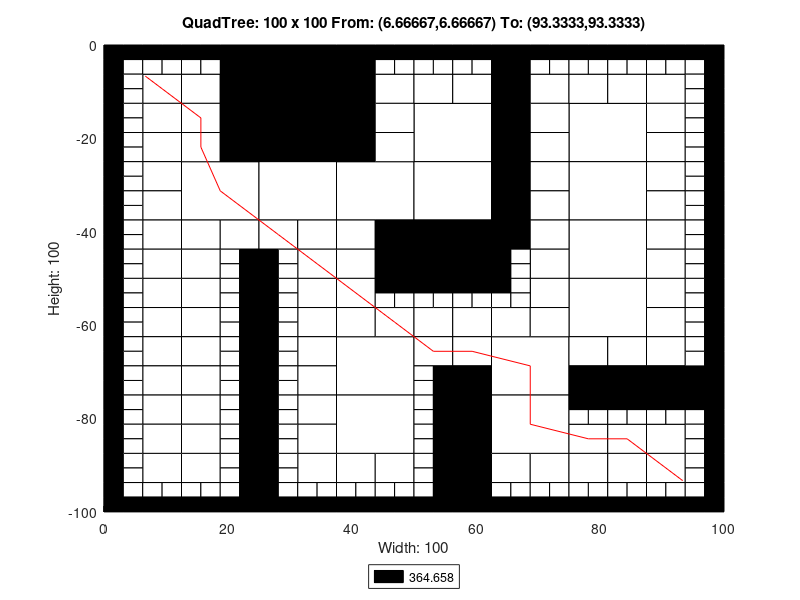

MATLAB code to generate this figure:
axis([0 100 -100 0]);
title('QuadTree: 100 x 100 From: (6.66667,6.66667) To: (93.3333,93.3333)');
xlabel('Width: 100');
ylabel('Height: 100');
rectangle('Position',[25 -12.5 12.5 12.5], 'FaceColor',[0 0 0]);
rectangle('Position',[25 -25 12.5 12.5], 'FaceColor',[0 0 0]);
rectangle('Position',[12.5 -37.5 12.5 12.5], 'FaceColor',[1 1 1]);
rectangle('Position',[25 -37.5 12.5 12.5], 'FaceColor',[1 1 1]);
rectangle('Position',[37.5 -37.5 12.5 12.5], 'FaceColor',[1 1 1]);
rectangle('Position',[50 -25 12.5 12.5], 'FaceColor',[1 1 1]);
rectangle('Position',[75 -25 12.5 12.5], 'FaceColor',[1 1 1]);
rectangle('Position',[50 -37.5 12.5 12.5], 'FaceColor',[1 1 1]);
rectangle('Position',[50 -50 12.5 12.5], 'FaceColor',[0 0 0]);
rectangle('Position',[75 -37.5 12.5 12.5], 'FaceColor',[1 1 1]);
rectangle('Position',[75 -50 12.5 12.5], 'FaceColor',[1 1 1]);
rectangle('Position',[37.5 -75 12.5 12.5], 'FaceColor',[1 1 1]);
rectangle('Position',[37.5 -87.5 12.5 12.5], 'FaceColor',[1 1 1]);
rectangle('Position',[62.5 -75 12.5 12.5], 'FaceColor',[1 1 1]);
rectangle('Position',[75 -62.5 12.5 12.5], 'FaceColor',[1 1 1]);
rectangle('Position',[62.5 -87.5 12.5 12.5], 'FaceColor',[1 1 1]);
rectangle('Position',[6.25 -12.5 6.25 6.25], 'FaceColor',[1 1 1]);
rectangle('Position',[18.75 -6.25 6.25 6.25], 'FaceColor',[0 0 0]);
rectangle('Position',[12.5 -12.5 6.25 6.25], 'FaceColor',[1 1 1]);
rectangle('Position',[18.75 -12.5 6.25 6.25], 'FaceColor',[0 0 0]);
rectangle('Position',[6.25 -18.75 6.25 6.25], 'FaceColor',[1 1 1]);
rectangle('Position',[6.25 -25 6.25 6.25], 'FaceColor',[1 1 1]);
rectangle('Position',[12.5 -18.75 6.25 6.25], 'FaceColor',[1 1 1]);
rectangle('Position',[18.75 -18.75 6.25 6.25], 'FaceColor',[0 0 0]);
rectangle('Position',[12.5 -25 6.25 6.25], 'FaceColor',[1 1 1]);
rectangle('Position',[18.75 -25 6.25 6.25], 'FaceColor',[0 0 0]);
rectangle('Position',[37.5 -6.25 6.25 6.25], 'FaceColor',[0 0 0]);
rectangle('Position',[37.5 -12.5 6.25 6.25], 'FaceColor',[0 0 0]);
rectangle('Position',[43.75 -12.5 6.25 6.25], 'FaceColor',[1 1 1]);
rectangle('Position',[37.5 -18.75 6.25 6.25], 'FaceColor',[0 0 0]);
rectangle('Position',[43.75 -18.75 6.25 6.25], 'FaceColor',[1 1 1]);
rectangle('Position',[37.5 -25 6.25 6.25], 'FaceColor',[0 0 0]);
rectangle('Position',[43.75 -25 6.25 6.25], 'FaceColor',[1 1 1]);
rectangle('Position',[6.25 -31.25 6.25 6.25], 'FaceColor',[1 1 1]);
rectangle('Position',[6.25 -37.5 6.25 6.25], 'FaceColor',[1 1 1]);
rectangle('Position',[6.25 -43.75 6.25 6.25], 'FaceColor',[1 1 1]);
rectangle('Position',[6.25 -50 6.25 6.25], 'FaceColor',[1 1 1]);
rectangle('Position',[12.5 -43.75 6.25 6.25], 'FaceColor',[1 1 1]);
rectangle('Position',[18.75 -43.75 6.25 6.25], 'FaceColor',[1 1 1]);
rectangle('Position',[12.5 -50 6.25 6.25], 'FaceColor',[1 1 1]);
rectangle('Position',[25 -43.75 6.25 6.25], 'FaceColor',[1 1 1]);
rectangle('Position',[31.25 -43.75 6.25 6.25], 'FaceColor',[1 1 1]);
rectangle('Position',[31.25 -50 6.25 6.25], 'FaceColor',[1 1 1]);
rectangle('Position',[37.5 -43.75 6.25 6.25], 'FaceColor',[1 1 1]);
rectangle('Position',[43.75 -43.75 6.25 6.25], 'FaceColor',[0 0 0]);
rectangle('Position',[37.5 -50 6.25 6.25], 'FaceColor',[1 1 1]);
rectangle('Position',[43.75 -50 6.25 6.25], 'FaceColor',[0 0 0]);
rectangle('Position',[50 -12.5 6.25 6.25], 'FaceColor',[1 1 1]);
rectangle('Position',[56.25 -12.5 6.25 6.25], 'FaceColor',[1 1 1]);
rectangle('Position',[62.5 -6.25 6.25 6.25], 'FaceColor',[0 0 0]);
rectangle('Position',[62.5 -12.5 6.25 6.25], 'FaceColor',[0 0 0]);
rectangle('Position',[68.75 -12.5 6.25 6.25], 'FaceColor',[1 1 1]);
rectangle('Position',[62.5 -18.75 6.25 6.25], 'FaceColor',[0 0 0]);
rectangle('Position',[68.75 -18.75 6.25 6.25], 'FaceColor',[1 1 1]);
rectangle('Position',[62.5 -25 6.25 6.25], 'FaceColor',[0 0 0]);
rectangle('Position',[68.75 -25 6.25 6.25], 'FaceColor',[1 1 1]);
rectangle('Position',[75 -12.5 6.25 6.25], 'FaceColor',[1 1 1]);
rectangle('Position',[81.25 -12.5 6.25 6.25], 'FaceColor',[1 1 1]);
rectangle('Position',[87.5 -12.5 6.25 6.25], 'FaceColor',[1 1 1]);
rectangle('Position',[87.5 -18.75 6.25 6.25], 'FaceColor',[1 1 1]);
rectangle('Position',[87.5 -25 6.25 6.25], 'FaceColor',[1 1 1]);
rectangle('Position',[62.5 -31.25 6.25 6.25], 'FaceColor',[0 0 0]);
rectangle('Position',[68.75 -31.25 6.25 6.25], 'FaceColor',[1 1 1]);
rectangle('Position',[62.5 -37.5 6.25 6.25], 'FaceColor',[0 0 0]);
rectangle('Position',[68.75 -37.5 6.25 6.25], 'FaceColor',[1 1 1]);
rectangle('Position',[62.5 -43.75 6.25 6.25], 'FaceColor',[0 0 0]);
rectangle('Position',[68.75 -43.75 6.25 6.25], 'FaceColor',[1 1 1]);
rectangle('Position',[68.75 -50 6.25 6.25], 'FaceColor',[1 1 1]);
rectangle('Position',[87.5 -31.25 6.25 6.25], 'FaceColor',[1 1 1]);
rectangle('Position',[87.5 -37.5 6.25 6.25], 'FaceColor',[1 1 1]);
rectangle('Position',[87.5 -43.75 6.25 6.25], 'FaceColor',[1 1 1]);
rectangle('Position',[87.5 -50 6.25 6.25], 'FaceColor',[1 1 1]);
rectangle('Position',[6.25 -56.25 6.25 6.25], 'FaceColor',[1 1 1]);
rectangle('Position',[6.25 -62.5 6.25 6.25], 'FaceColor',[1 1 1]);
rectangle('Position',[12.5 -56.25 6.25 6.25], 'FaceColor',[1 1 1]);
rectangle('Position',[12.5 -62.5 6.25 6.25], 'FaceColor',[1 1 1]);
rectangle('Position',[6.25 -68.75 6.25 6.25], 'FaceColor',[1 1 1]);
rectangle('Position',[6.25 -75 6.25 6.25], 'FaceColor',[1 1 1]);
rectangle('Position',[12.5 -68.75 6.25 6.25], 'FaceColor',[1 1 1]);
rectangle('Position',[12.5 -75 6.25 6.25], 'FaceColor',[1 1 1]);
rectangle('Position',[31.25 -56.25 6.25 6.25], 'FaceColor',[1 1 1]);
rectangle('Position',[31.25 -62.5 6.25 6.25], 'FaceColor',[1 1 1]);
rectangle('Position',[37.5 -56.25 6.25 6.25], 'FaceColor',[1 1 1]);
rectangle('Position',[37.5 -62.5 6.25 6.25], 'FaceColor',[1 1 1]);
rectangle('Position',[43.75 -62.5 6.25 6.25], 'FaceColor',[1 1 1]);
rectangle('Position',[31.25 -68.75 6.25 6.25], 'FaceColor',[1 1 1]);
rectangle('Position',[31.25 -75 6.25 6.25], 'FaceColor',[1 1 1]);
rectangle('Position',[6.25 -81.25 6.25 6.25], 'FaceColor',[1 1 1]);
rectangle('Position',[6.25 -87.5 6.25 6.25], 'FaceColor',[1 1 1]);
rectangle('Position',[12.5 -81.25 6.25 6.25], 'FaceColor',[1 1 1]);
rectangle('Position',[12.5 -87.5 6.25 6.25], 'FaceColor',[1 1 1]);
rectangle('Position',[6.25 -93.75 6.25 6.25], 'FaceColor',[1 1 1]);
rectangle('Position',[12.5 -93.75 6.25 6.25], 'FaceColor',[1 1 1]);
rectangle('Position',[31.25 -81.25 6.25 6.25], 'FaceColor',[1 1 1]);
rectangle('Position',[31.25 -87.5 6.25 6.25], 'FaceColor',[1 1 1]);
rectangle('Position',[31.25 -93.75 6.25 6.25], 'FaceColor',[1 1 1]);
rectangle('Position',[37.5 -93.75 6.25 6.25], 'FaceColor',[1 1 1]);
rectangle('Position',[43.75 -93.75 6.25 6.25], 'FaceColor',[1 1 1]);
rectangle('Position',[50 -62.5 6.25 6.25], 'FaceColor',[1 1 1]);
rectangle('Position',[56.25 -62.5 6.25 6.25], 'FaceColor',[1 1 1]);
rectangle('Position',[68.75 -56.25 6.25 6.25], 'FaceColor',[1 1 1]);
rectangle('Position',[62.5 -62.5 6.25 6.25], 'FaceColor',[1 1 1]);
rectangle('Position',[68.75 -62.5 6.25 6.25], 'FaceColor',[1 1 1]);
rectangle('Position',[50 -68.75 6.25 6.25], 'FaceColor',[1 1 1]);
rectangle('Position',[56.25 -68.75 6.25 6.25], 'FaceColor',[1 1 1]);
rectangle('Position',[56.25 -75 6.25 6.25], 'FaceColor',[0 0 0]);
rectangle('Position',[87.5 -56.25 6.25 6.25], 'FaceColor',[1 1 1]);
rectangle('Position',[87.5 -62.5 6.25 6.25], 'FaceColor',[1 1 1]);
rectangle('Position',[75 -68.75 6.25 6.25], 'FaceColor',[1 1 1]);
rectangle('Position',[81.25 -68.75 6.25 6.25], 'FaceColor',[1 1 1]);
rectangle('Position',[75 -75 6.25 6.25], 'FaceColor',[0 0 0]);
rectangle('Position',[81.25 -75 6.25 6.25], 'FaceColor',[0 0 0]);
rectangle('Position',[87.5 -68.75 6.25 6.25], 'FaceColor',[1 1 1]);
rectangle('Position',[87.5 -75 6.25 6.25], 'FaceColor',[0 0 0]);
rectangle('Position',[93.75 -75 6.25 6.25], 'FaceColor',[0 0 0]);
rectangle('Position',[56.25 -81.25 6.25 6.25], 'FaceColor',[0 0 0]);
rectangle('Position',[56.25 -87.5 6.25 6.25], 'FaceColor',[0 0 0]);
rectangle('Position',[56.25 -93.75 6.25 6.25], 'FaceColor',[0 0 0]);
rectangle('Position',[56.25 -100 6.25 6.25], 'FaceColor',[0 0 0]);
rectangle('Position',[62.5 -93.75 6.25 6.25], 'FaceColor',[1 1 1]);
rectangle('Position',[68.75 -93.75 6.25 6.25], 'FaceColor',[1 1 1]);
rectangle('Position',[75 -87.5 6.25 6.25], 'FaceColor',[1 1 1]);
rectangle('Position',[81.25 -87.5 6.25 6.25], 'FaceColor',[1 1 1]);
rectangle('Position',[87.5 -87.5 6.25 6.25], 'FaceColor',[1 1 1]);
rectangle('Position',[75 -93.75 6.25 6.25], 'FaceColor',[1 1 1]);
rectangle('Position',[81.25 -93.75 6.25 6.25], 'FaceColor',[1 1 1]);
rectangle('Position',[87.5 -93.75 6.25 6.25], 'FaceColor',[1 1 1]);
rectangle('Position',[0 -3.125 3.125 3.125], 'FaceColor',[0 0 0]);
rectangle('Position',[3.125 -3.125 3.125 3.125], 'FaceColor',[0 0 0]);
rectangle('Position',[0 -6.25 3.125 3.125], 'FaceColor',[0 0 0]);
rectangle('Position',[3.125 -6.25 3.125 3.125], 'FaceColor',[1 1 1]);
rectangle('Position',[6.25 -3.125 3.125 3.125], 'FaceColor',[0 0 0]);
rectangle('Position',[9.375 -3.125 3.125 3.125], 'FaceColor',[0 0 0]);
rectangle('Position',[6.25 -6.25 3.125 3.125], 'FaceColor',[1 1 1]);
rectangle('Position',[9.375 -6.25 3.125 3.125], 'FaceColor',[1 1 1]);
rectangle('Position',[0 -9.375 3.125 3.125], 'FaceColor',[0 0 0]);
rectangle('Position',[3.125 -9.375 3.125 3.125], 'FaceColor',[1 1 1]);
rectangle('Position',[0 -12.5 3.125 3.125], 'FaceColor',[0 0 0]);
rectangle('Position',[3.125 -12.5 3.125 3.125], 'FaceColor',[1 1 1]);
rectangle('Position',[12.5 -3.125 3.125 3.125], 'FaceColor',[0 0 0]);
rectangle('Position',[15.625 -3.125 3.125 3.125], 'FaceColor',[0 0 0]);
rectangle('Position',[12.5 -6.25 3.125 3.125], 'FaceColor',[1 1 1]);
rectangle('Position',[15.625 -6.25 3.125 3.125], 'FaceColor',[1 1 1]);
rectangle('Position',[0 -15.625 3.125 3.125], 'FaceColor',[0 0 0]);
rectangle('Position',[3.125 -15.625 3.125 3.125], 'FaceColor',[1 1 1]);
rectangle('Position',[0 -18.75 3.125 3.125], 'FaceColor',[0 0 0]);
rectangle('Position',[3.125 -18.75 3.125 3.125], 'FaceColor',[1 1 1]);
rectangle('Position',[0 -21.875 3.125 3.125], 'FaceColor',[0 0 0]);
rectangle('Position',[3.125 -21.875 3.125 3.125], 'FaceColor',[1 1 1]);
rectangle('Position',[0 -25 3.125 3.125], 'FaceColor',[0 0 0]);
rectangle('Position',[3.125 -25 3.125 3.125], 'FaceColor',[1 1 1]);
rectangle('Position',[43.75 -3.125 3.125 3.125], 'FaceColor',[0 0 0]);
rectangle('Position',[46.875 -3.125 3.125 3.125], 'FaceColor',[0 0 0]);
rectangle('Position',[43.75 -6.25 3.125 3.125], 'FaceColor',[1 1 1]);
rectangle('Position',[46.875 -6.25 3.125 3.125], 'FaceColor',[1 1 1]);
rectangle('Position',[0 -28.125 3.125 3.125], 'FaceColor',[0 0 0]);
rectangle('Position',[3.125 -28.125 3.125 3.125], 'FaceColor',[1 1 1]);
rectangle('Position',[0 -31.25 3.125 3.125], 'FaceColor',[0 0 0]);
rectangle('Position',[3.125 -31.25 3.125 3.125], 'FaceColor',[1 1 1]);
rectangle('Position',[0 -34.375 3.125 3.125], 'FaceColor',[0 0 0]);
rectangle('Position',[3.125 -34.375 3.125 3.125], 'FaceColor',[1 1 1]);
rectangle('Position',[0 -37.5 3.125 3.125], 'FaceColor',[0 0 0]);
rectangle('Position',[3.125 -37.5 3.125 3.125], 'FaceColor',[1 1 1]);
rectangle('Position',[0 -40.625 3.125 3.125], 'FaceColor',[0 0 0]);
rectangle('Position',[3.125 -40.625 3.125 3.125], 'FaceColor',[1 1 1]);
rectangle('Position',[0 -43.75 3.125 3.125], 'FaceColor',[0 0 0]);
rectangle('Position',[3.125 -43.75 3.125 3.125], 'FaceColor',[1 1 1]);
rectangle('Position',[0 -46.875 3.125 3.125], 'FaceColor',[0 0 0]);
rectangle('Position',[3.125 -46.875 3.125 3.125], 'FaceColor',[1 1 1]);
rectangle('Position',[0 -50 3.125 3.125], 'FaceColor',[0 0 0]);
rectangle('Position',[3.125 -50 3.125 3.125], 'FaceColor',[1 1 1]);
rectangle('Position',[18.75 -46.875 3.125 3.125], 'FaceColor',[1 1 1]);
rectangle('Position',[21.875 -46.875 3.125 3.125], 'FaceColor',[0 0 0]);
rectangle('Position',[18.75 -50 3.125 3.125], 'FaceColor',[1 1 1]);
rectangle('Position',[21.875 -50 3.125 3.125], 'FaceColor',[0 0 0]);
rectangle('Position',[25 -46.875 3.125 3.125], 'FaceColor',[0 0 0]);
rectangle('Position',[28.125 -46.875 3.125 3.125], 'FaceColor',[1 1 1]);
rectangle('Position',[25 -50 3.125 3.125], 'FaceColor',[0 0 0]);
rectangle('Position',[28.125 -50 3.125 3.125], 'FaceColor',[1 1 1]);
rectangle('Position',[50 -3.125 3.125 3.125], 'FaceColor',[0 0 0]);
rectangle('Position',[53.125 -3.125 3.125 3.125], 'FaceColor',[0 0 0]);
rectangle('Position',[50 -6.25 3.125 3.125], 'FaceColor',[1 1 1]);
rectangle('Position',[53.125 -6.25 3.125 3.125], 'FaceColor',[1 1 1]);
rectangle('Position',[56.25 -3.125 3.125 3.125], 'FaceColor',[0 0 0]);
rectangle('Position',[59.375 -3.125 3.125 3.125], 'FaceColor',[0 0 0]);
rectangle('Position',[56.25 -6.25 3.125 3.125], 'FaceColor',[1 1 1]);
rectangle('Position',[59.375 -6.25 3.125 3.125], 'FaceColor',[1 1 1]);
rectangle('Position',[68.75 -3.125 3.125 3.125], 'FaceColor',[0 0 0]);
rectangle('Position',[71.875 -3.125 3.125 3.125], 'FaceColor',[0 0 0]);
rectangle('Position',[68.75 -6.25 3.125 3.125], 'FaceColor',[1 1 1]);
rectangle('Position',[71.875 -6.25 3.125 3.125], 'FaceColor',[1 1 1]);
rectangle('Position',[75 -3.125 3.125 3.125], 'FaceColor',[0 0 0]);
rectangle('Position',[78.125 -3.125 3.125 3.125], 'FaceColor',[0 0 0]);
rectangle('Position',[75 -6.25 3.125 3.125], 'FaceColor',[1 1 1]);
rectangle('Position',[78.125 -6.25 3.125 3.125], 'FaceColor',[1 1 1]);
rectangle('Position',[81.25 -3.125 3.125 3.125], 'FaceColor',[0 0 0]);
rectangle('Position',[84.375 -3.125 3.125 3.125], 'FaceColor',[0 0 0]);
rectangle('Position',[81.25 -6.25 3.125 3.125], 'FaceColor',[1 1 1]);
rectangle('Position',[84.375 -6.25 3.125 3.125], 'FaceColor',[1 1 1]);
rectangle('Position',[87.5 -3.125 3.125 3.125], 'FaceColor',[0 0 0]);
rectangle('Position',[90.625 -3.125 3.125 3.125], 'FaceColor',[0 0 0]);
rectangle('Position',[87.5 -6.25 3.125 3.125], 'FaceColor',[1 1 1]);
rectangle('Position',[90.625 -6.25 3.125 3.125], 'FaceColor',[1 1 1]);
rectangle('Position',[93.75 -3.125 3.125 3.125], 'FaceColor',[0 0 0]);
rectangle('Position',[96.875 -3.125 3.125 3.125], 'FaceColor',[0 0 0]);
rectangle('Position',[93.75 -6.25 3.125 3.125], 'FaceColor',[1 1 1]);
rectangle('Position',[96.875 -6.25 3.125 3.125], 'FaceColor',[0 0 0]);
rectangle('Position',[93.75 -9.375 3.125 3.125], 'FaceColor',[1 1 1]);
rectangle('Position',[96.875 -9.375 3.125 3.125], 'FaceColor',[0 0 0]);
rectangle('Position',[93.75 -12.5 3.125 3.125], 'FaceColor',[1 1 1]);
rectangle('Position',[96.875 -12.5 3.125 3.125], 'FaceColor',[0 0 0]);
rectangle('Position',[93.75 -15.625 3.125 3.125], 'FaceColor',[1 1 1]);
rectangle('Position',[96.875 -15.625 3.125 3.125], 'FaceColor',[0 0 0]);
rectangle('Position',[93.75 -18.75 3.125 3.125], 'FaceColor',[1 1 1]);
rectangle('Position',[96.875 -18.75 3.125 3.125], 'FaceColor',[0 0 0]);
rectangle('Position',[93.75 -21.875 3.125 3.125], 'FaceColor',[1 1 1]);
rectangle('Position',[96.875 -21.875 3.125 3.125], 'FaceColor',[0 0 0]);
rectangle('Position',[93.75 -25 3.125 3.125], 'FaceColor',[1 1 1]);
rectangle('Position',[96.875 -25 3.125 3.125], 'FaceColor',[0 0 0]);
rectangle('Position',[62.5 -46.875 3.125 3.125], 'FaceColor',[0 0 0]);
rectangle('Position',[65.625 -46.875 3.125 3.125], 'FaceColor',[1 1 1]);
rectangle('Position',[62.5 -50 3.125 3.125], 'FaceColor',[0 0 0]);
rectangle('Position',[65.625 -50 3.125 3.125], 'FaceColor',[1 1 1]);
rectangle('Position',[93.75 -28.125 3.125 3.125], 'FaceColor',[1 1 1]);
rectangle('Position',[96.875 -28.125 3.125 3.125], 'FaceColor',[0 0 0]);
rectangle('Position',[93.75 -31.25 3.125 3.125], 'FaceColor',[1 1 1]);
rectangle('Position',[96.875 -31.25 3.125 3.125], 'FaceColor',[0 0 0]);
rectangle('Position',[93.75 -34.375 3.125 3.125], 'FaceColor',[1 1 1]);
rectangle('Position',[96.875 -34.375 3.125 3.125], 'FaceColor',[0 0 0]);
rectangle('Position',[93.75 -37.5 3.125 3.125], 'FaceColor',[1 1 1]);
rectangle('Position',[96.875 -37.5 3.125 3.125], 'FaceColor',[0 0 0]);
rectangle('Position',[93.75 -40.625 3.125 3.125], 'FaceColor',[1 1 1]);
rectangle('Position',[96.875 -40.625 3.125 3.125], 'FaceColor',[0 0 0]);
rectangle('Position',[93.75 -43.75 3.125 3.125], 'FaceColor',[1 1 1]);
rectangle('Position',[96.875 -43.75 3.125 3.125], 'FaceColor',[0 0 0]);
rectangle('Position',[93.75 -46.875 3.125 3.125], 'FaceColor',[1 1 1]);
rectangle('Position',[96.875 -46.875 3.125 3.125], 'FaceColor',[0 0 0]);
rectangle('Position',[93.75 -50 3.125 3.125], 'FaceColor',[1 1 1]);
rectangle('Position',[96.875 -50 3.125 3.125], 'FaceColor',[0 0 0]);
rectangle('Position',[0 -53.125 3.125 3.125], 'FaceColor',[0 0 0]);
rectangle('Position',[3.125 -53.125 3.125 3.125], 'FaceColor',[1 1 1]);
rectangle('Position',[0 -56.25 3.125 3.125], 'FaceColor',[0 0 0]);
rectangle('Position',[3.125 -56.25 3.125 3.125], 'FaceColor',[1 1 1]);
rectangle('Position',[0 -59.375 3.125 3.125], 'FaceColor',[0 0 0]);
rectangle('Position',[3.125 -59.375 3.125 3.125], 'FaceColor',[1 1 1]);
rectangle('Position',[0 -62.5 3.125 3.125], 'FaceColor',[0 0 0]);
rectangle('Position',[3.125 -62.5 3.125 3.125], 'FaceColor',[1 1 1]);
rectangle('Position',[18.75 -53.125 3.125 3.125], 'FaceColor',[1 1 1]);
rectangle('Position',[21.875 -53.125 3.125 3.125], 'FaceColor',[0 0 0]);
rectangle('Position',[18.75 -56.25 3.125 3.125], 'FaceColor',[1 1 1]);
rectangle('Position',[21.875 -56.25 3.125 3.125], 'FaceColor',[0 0 0]);
rectangle('Position',[18.75 -59.375 3.125 3.125], 'FaceColor',[1 1 1]);
rectangle('Position',[21.875 -59.375 3.125 3.125], 'FaceColor',[0 0 0]);
rectangle('Position',[18.75 -62.5 3.125 3.125], 'FaceColor',[1 1 1]);
rectangle('Position',[21.875 -62.5 3.125 3.125], 'FaceColor',[0 0 0]);
rectangle('Position',[0 -65.625 3.125 3.125], 'FaceColor',[0 0 0]);
rectangle('Position',[3.125 -65.625 3.125 3.125], 'FaceColor',[1 1 1]);
rectangle('Position',[0 -68.75 3.125 3.125], 'FaceColor',[0 0 0]);
rectangle('Position',[3.125 -68.75 3.125 3.125], 'FaceColor',[1 1 1]);
rectangle('Position',[0 -71.875 3.125 3.125], 'FaceColor',[0 0 0]);
rectangle('Position',[3.125 -71.875 3.125 3.125], 'FaceColor',[1 1 1]);
rectangle('Position',[0 -75 3.125 3.125], 'FaceColor',[0 0 0]);
rectangle('Position',[3.125 -75 3.125 3.125], 'FaceColor',[1 1 1]);
rectangle('Position',[18.75 -65.625 3.125 3.125], 'FaceColor',[1 1 1]);
rectangle('Position',[21.875 -65.625 3.125 3.125], 'FaceColor',[0 0 0]);
rectangle('Position',[18.75 -68.75 3.125 3.125], 'FaceColor',[1 1 1]);
rectangle('Position',[21.875 -68.75 3.125 3.125], 'FaceColor',[0 0 0]);
rectangle('Position',[18.75 -71.875 3.125 3.125], 'FaceColor',[1 1 1]);
rectangle('Position',[21.875 -71.875 3.125 3.125], 'FaceColor',[0 0 0]);
rectangle('Position',[18.75 -75 3.125 3.125], 'FaceColor',[1 1 1]);
rectangle('Position',[21.875 -75 3.125 3.125], 'FaceColor',[0 0 0]);
rectangle('Position',[25 -53.125 3.125 3.125], 'FaceColor',[0 0 0]);
rectangle('Position',[28.125 -53.125 3.125 3.125], 'FaceColor',[1 1 1]);
rectangle('Position',[25 -56.25 3.125 3.125], 'FaceColor',[0 0 0]);
rectangle('Position',[28.125 -56.25 3.125 3.125], 'FaceColor',[1 1 1]);
rectangle('Position',[25 -59.375 3.125 3.125], 'FaceColor',[0 0 0]);
rectangle('Position',[28.125 -59.375 3.125 3.125], 'FaceColor',[1 1 1]);
rectangle('Position',[25 -62.5 3.125 3.125], 'FaceColor',[0 0 0]);
rectangle('Position',[28.125 -62.5 3.125 3.125], 'FaceColor',[1 1 1]);
rectangle('Position',[43.75 -53.125 3.125 3.125], 'FaceColor',[0 0 0]);
rectangle('Position',[46.875 -53.125 3.125 3.125], 'FaceColor',[0 0 0]);
rectangle('Position',[43.75 -56.25 3.125 3.125], 'FaceColor',[1 1 1]);
rectangle('Position',[46.875 -56.25 3.125 3.125], 'FaceColor',[1 1 1]);
rectangle('Position',[25 -65.625 3.125 3.125], 'FaceColor',[0 0 0]);
rectangle('Position',[28.125 -65.625 3.125 3.125], 'FaceColor',[1 1 1]);
rectangle('Position',[25 -68.75 3.125 3.125], 'FaceColor',[0 0 0]);
rectangle('Position',[28.125 -68.75 3.125 3.125], 'FaceColor',[1 1 1]);
rectangle('Position',[25 -71.875 3.125 3.125], 'FaceColor',[0 0 0]);
rectangle('Position',[28.125 -71.875 3.125 3.125], 'FaceColor',[1 1 1]);
rectangle('Position',[25 -75 3.125 3.125], 'FaceColor',[0 0 0]);
rectangle('Position',[28.125 -75 3.125 3.125], 'FaceColor',[1 1 1]);
rectangle('Position',[0 -78.125 3.125 3.125], 'FaceColor',[0 0 0]);
rectangle('Position',[3.125 -78.125 3.125 3.125], 'FaceColor',[1 1 1]);
rectangle('Position',[0 -81.25 3.125 3.125], 'FaceColor',[0 0 0]);
rectangle('Position',[3.125 -81.25 3.125 3.125], 'FaceColor',[1 1 1]);
rectangle('Position',[0 -84.375 3.125 3.125], 'FaceColor',[0 0 0]);
rectangle('Position',[3.125 -84.375 3.125 3.125], 'FaceColor',[1 1 1]);
rectangle('Position',[0 -87.5 3.125 3.125], 'FaceColor',[0 0 0]);
rectangle('Position',[3.125 -87.5 3.125 3.125], 'FaceColor',[1 1 1]);
rectangle('Position',[18.75 -78.125 3.125 3.125], 'FaceColor',[1 1 1]);
rectangle('Position',[21.875 -78.125 3.125 3.125], 'FaceColor',[0 0 0]);
rectangle('Position',[18.75 -81.25 3.125 3.125], 'FaceColor',[1 1 1]);
rectangle('Position',[21.875 -81.25 3.125 3.125], 'FaceColor',[0 0 0]);
rectangle('Position',[18.75 -84.375 3.125 3.125], 'FaceColor',[1 1 1]);
rectangle('Position',[21.875 -84.375 3.125 3.125], 'FaceColor',[0 0 0]);
rectangle('Position',[18.75 -87.5 3.125 3.125], 'FaceColor',[1 1 1]);
rectangle('Position',[21.875 -87.5 3.125 3.125], 'FaceColor',[0 0 0]);
rectangle('Position',[0 -90.625 3.125 3.125], 'FaceColor',[0 0 0]);
rectangle('Position',[3.125 -90.625 3.125 3.125], 'FaceColor',[1 1 1]);
rectangle('Position',[0 -93.75 3.125 3.125], 'FaceColor',[0 0 0]);
rectangle('Position',[3.125 -93.75 3.125 3.125], 'FaceColor',[1 1 1]);
rectangle('Position',[0 -96.875 3.125 3.125], 'FaceColor',[0 0 0]);
rectangle('Position',[3.125 -96.875 3.125 3.125], 'FaceColor',[1 1 1]);
rectangle('Position',[0 -100 3.125 3.125], 'FaceColor',[0 0 0]);
rectangle('Position',[3.125 -100 3.125 3.125], 'FaceColor',[0 0 0]);
rectangle('Position',[6.25 -96.875 3.125 3.125], 'FaceColor',[1 1 1]);
rectangle('Position',[9.375 -96.875 3.125 3.125], 'FaceColor',[1 1 1]);
rectangle('Position',[6.25 -100 3.125 3.125], 'FaceColor',[0 0 0]);
rectangle('Position',[9.375 -100 3.125 3.125], 'FaceColor',[0 0 0]);
rectangle('Position',[18.75 -90.625 3.125 3.125], 'FaceColor',[1 1 1]);
rectangle('Position',[21.875 -90.625 3.125 3.125], 'FaceColor',[0 0 0]);
rectangle('Position',[18.75 -93.75 3.125 3.125], 'FaceColor',[1 1 1]);
rectangle('Position',[21.875 -93.75 3.125 3.125], 'FaceColor',[0 0 0]);
rectangle('Position',[12.5 -96.875 3.125 3.125], 'FaceColor',[1 1 1]);
rectangle('Position',[15.625 -96.875 3.125 3.125], 'FaceColor',[1 1 1]);
rectangle('Position',[12.5 -100 3.125 3.125], 'FaceColor',[0 0 0]);
rectangle('Position',[15.625 -100 3.125 3.125], 'FaceColor',[0 0 0]);
rectangle('Position',[18.75 -96.875 3.125 3.125], 'FaceColor',[1 1 1]);
rectangle('Position',[21.875 -96.875 3.125 3.125], 'FaceColor',[0 0 0]);
rectangle('Position',[18.75 -100 3.125 3.125], 'FaceColor',[0 0 0]);
rectangle('Position',[21.875 -100 3.125 3.125], 'FaceColor',[0 0 0]);
rectangle('Position',[25 -78.125 3.125 3.125], 'FaceColor',[0 0 0]);
rectangle('Position',[28.125 -78.125 3.125 3.125], 'FaceColor',[1 1 1]);
rectangle('Position',[25 -81.25 3.125 3.125], 'FaceColor',[0 0 0]);
rectangle('Position',[28.125 -81.25 3.125 3.125], 'FaceColor',[1 1 1]);
rectangle('Position',[25 -84.375 3.125 3.125], 'FaceColor',[0 0 0]);
rectangle('Position',[28.125 -84.375 3.125 3.125], 'FaceColor',[1 1 1]);
rectangle('Position',[25 -87.5 3.125 3.125], 'FaceColor',[0 0 0]);
rectangle('Position',[28.125 -87.5 3.125 3.125], 'FaceColor',[1 1 1]);
rectangle('Position',[25 -90.625 3.125 3.125], 'FaceColor',[0 0 0]);
rectangle('Position',[28.125 -90.625 3.125 3.125], 'FaceColor',[1 1 1]);
rectangle('Position',[25 -93.75 3.125 3.125], 'FaceColor',[0 0 0]);
rectangle('Position',[28.125 -93.75 3.125 3.125], 'FaceColor',[1 1 1]);
rectangle('Position',[25 -96.875 3.125 3.125], 'FaceColor',[0 0 0]);
rectangle('Position',[28.125 -96.875 3.125 3.125], 'FaceColor',[1 1 1]);
rectangle('Position',[25 -100 3.125 3.125], 'FaceColor',[0 0 0]);
rectangle('Position',[28.125 -100 3.125 3.125], 'FaceColor',[0 0 0]);
rectangle('Position',[31.25 -96.875 3.125 3.125], 'FaceColor',[1 1 1]);
rectangle('Position',[34.375 -96.875 3.125 3.125], 'FaceColor',[1 1 1]);
rectangle('Position',[31.25 -100 3.125 3.125], 'FaceColor',[0 0 0]);
rectangle('Position',[34.375 -100 3.125 3.125], 'FaceColor',[0 0 0]);
rectangle('Position',[37.5 -96.875 3.125 3.125], 'FaceColor',[1 1 1]);
rectangle('Position',[40.625 -96.875 3.125 3.125], 'FaceColor',[1 1 1]);
rectangle('Position',[37.5 -100 3.125 3.125], 'FaceColor',[0 0 0]);
rectangle('Position',[40.625 -100 3.125 3.125], 'FaceColor',[0 0 0]);
rectangle('Position',[43.75 -96.875 3.125 3.125], 'FaceColor',[1 1 1]);
rectangle('Position',[46.875 -96.875 3.125 3.125], 'FaceColor',[1 1 1]);
rectangle('Position',[43.75 -100 3.125 3.125], 'FaceColor',[0 0 0]);
rectangle('Position',[46.875 -100 3.125 3.125], 'FaceColor',[0 0 0]);
rectangle('Position',[50 -53.125 3.125 3.125], 'FaceColor',[0 0 0]);
rectangle('Position',[53.125 -53.125 3.125 3.125], 'FaceColor',[0 0 0]);
rectangle('Position',[50 -56.25 3.125 3.125], 'FaceColor',[1 1 1]);
rectangle('Position',[53.125 -56.25 3.125 3.125], 'FaceColor',[1 1 1]);
rectangle('Position',[56.25 -53.125 3.125 3.125], 'FaceColor',[0 0 0]);
rectangle('Position',[59.375 -53.125 3.125 3.125], 'FaceColor',[0 0 0]);
rectangle('Position',[56.25 -56.25 3.125 3.125], 'FaceColor',[1 1 1]);
rectangle('Position',[59.375 -56.25 3.125 3.125], 'FaceColor',[1 1 1]);
rectangle('Position',[62.5 -53.125 3.125 3.125], 'FaceColor',[0 0 0]);
rectangle('Position',[65.625 -53.125 3.125 3.125], 'FaceColor',[1 1 1]);
rectangle('Position',[62.5 -56.25 3.125 3.125], 'FaceColor',[1 1 1]);
rectangle('Position',[65.625 -56.25 3.125 3.125], 'FaceColor',[1 1 1]);
rectangle('Position',[50 -71.875 3.125 3.125], 'FaceColor',[1 1 1]);
rectangle('Position',[53.125 -71.875 3.125 3.125], 'FaceColor',[0 0 0]);
rectangle('Position',[50 -75 3.125 3.125], 'FaceColor',[1 1 1]);
rectangle('Position',[53.125 -75 3.125 3.125], 'FaceColor',[0 0 0]);
rectangle('Position',[93.75 -53.125 3.125 3.125], 'FaceColor',[1 1 1]);
rectangle('Position',[96.875 -53.125 3.125 3.125], 'FaceColor',[0 0 0]);
rectangle('Position',[93.75 -56.25 3.125 3.125], 'FaceColor',[1 1 1]);
rectangle('Position',[96.875 -56.25 3.125 3.125], 'FaceColor',[0 0 0]);
rectangle('Position',[93.75 -59.375 3.125 3.125], 'FaceColor',[1 1 1]);
rectangle('Position',[96.875 -59.375 3.125 3.125], 'FaceColor',[0 0 0]);
rectangle('Position',[93.75 -62.5 3.125 3.125], 'FaceColor',[1 1 1]);
rectangle('Position',[96.875 -62.5 3.125 3.125], 'FaceColor',[0 0 0]);
rectangle('Position',[93.75 -65.625 3.125 3.125], 'FaceColor',[1 1 1]);
rectangle('Position',[96.875 -65.625 3.125 3.125], 'FaceColor',[0 0 0]);
rectangle('Position',[93.75 -68.75 3.125 3.125], 'FaceColor',[1 1 1]);
rectangle('Position',[96.875 -68.75 3.125 3.125], 'FaceColor',[0 0 0]);
rectangle('Position',[50 -78.125 3.125 3.125], 'FaceColor',[1 1 1]);
rectangle('Position',[53.125 -78.125 3.125 3.125], 'FaceColor',[0 0 0]);
rectangle('Position',[50 -81.25 3.125 3.125], 'FaceColor',[1 1 1]);
rectangle('Position',[53.125 -81.25 3.125 3.125], 'FaceColor',[0 0 0]);
rectangle('Position',[50 -84.375 3.125 3.125], 'FaceColor',[1 1 1]);
rectangle('Position',[53.125 -84.375 3.125 3.125], 'FaceColor',[0 0 0]);
rectangle('Position',[50 -87.5 3.125 3.125], 'FaceColor',[1 1 1]);
rectangle('Position',[53.125 -87.5 3.125 3.125], 'FaceColor',[0 0 0]);
rectangle('Position',[50 -90.625 3.125 3.125], 'FaceColor',[1 1 1]);
rectangle('Position',[53.125 -90.625 3.125 3.125], 'FaceColor',[0 0 0]);
rectangle('Position',[50 -93.75 3.125 3.125], 'FaceColor',[1 1 1]);
rectangle('Position',[53.125 -93.75 3.125 3.125], 'FaceColor',[0 0 0]);
rectangle('Position',[50 -96.875 3.125 3.125], 'FaceColor',[1 1 1]);
rectangle('Position',[53.125 -96.875 3.125 3.125], 'FaceColor',[0 0 0]);
rectangle('Position',[50 -100 3.125 3.125], 'FaceColor',[0 0 0]);
rectangle('Position',[53.125 -100 3.125 3.125], 'FaceColor',[0 0 0]);
rectangle('Position',[62.5 -96.875 3.125 3.125], 'FaceColor',[1 1 1]);
rectangle('Position',[65.625 -96.875 3.125 3.125], 'FaceColor',[1 1 1]);
rectangle('Position',[62.5 -100 3.125 3.125], 'FaceColor',[0 0 0]);
rectangle('Position',[65.625 -100 3.125 3.125], 'FaceColor',[0 0 0]);
rectangle('Position',[68.75 -96.875 3.125 3.125], 'FaceColor',[1 1 1]);
rectangle('Position',[71.875 -96.875 3.125 3.125], 'FaceColor',[1 1 1]);
rectangle('Position',[68.75 -100 3.125 3.125], 'FaceColor',[0 0 0]);
rectangle('Position',[71.875 -100 3.125 3.125], 'FaceColor',[0 0 0]);
rectangle('Position',[75 -78.125 3.125 3.125], 'FaceColor',[0 0 0]);
rectangle('Position',[78.125 -78.125 3.125 3.125], 'FaceColor',[0 0 0]);
rectangle('Position',[75 -81.25 3.125 3.125], 'FaceColor',[1 1 1]);
rectangle('Position',[78.125 -81.25 3.125 3.125], 'FaceColor',[1 1 1]);
rectangle('Position',[81.25 -78.125 3.125 3.125], 'FaceColor',[0 0 0]);
rectangle('Position',[84.375 -78.125 3.125 3.125], 'FaceColor',[0 0 0]);
rectangle('Position',[81.25 -81.25 3.125 3.125], 'FaceColor',[1 1 1]);
rectangle('Position',[84.375 -81.25 3.125 3.125], 'FaceColor',[1 1 1]);
rectangle('Position',[87.5 -78.125 3.125 3.125], 'FaceColor',[0 0 0]);
rectangle('Position',[90.625 -78.125 3.125 3.125], 'FaceColor',[0 0 0]);
rectangle('Position',[87.5 -81.25 3.125 3.125], 'FaceColor',[1 1 1]);
rectangle('Position',[90.625 -81.25 3.125 3.125], 'FaceColor',[1 1 1]);
rectangle('Position',[93.75 -78.125 3.125 3.125], 'FaceColor',[0 0 0]);
rectangle('Position',[96.875 -78.125 3.125 3.125], 'FaceColor',[0 0 0]);
rectangle('Position',[93.75 -81.25 3.125 3.125], 'FaceColor',[1 1 1]);
rectangle('Position',[96.875 -81.25 3.125 3.125], 'FaceColor',[0 0 0]);
rectangle('Position',[93.75 -84.375 3.125 3.125], 'FaceColor',[1 1 1]);
rectangle('Position',[96.875 -84.375 3.125 3.125], 'FaceColor',[0 0 0]);
rectangle('Position',[93.75 -87.5 3.125 3.125], 'FaceColor',[1 1 1]);
rectangle('Position',[96.875 -87.5 3.125 3.125], 'FaceColor',[0 0 0]);
rectangle('Position',[75 -96.875 3.125 3.125], 'FaceColor',[1 1 1]);
rectangle('Position',[78.125 -96.875 3.125 3.125], 'FaceColor',[1 1 1]);
rectangle('Position',[75 -100 3.125 3.125], 'FaceColor',[0 0 0]);
rectangle('Position',[78.125 -100 3.125 3.125], 'FaceColor',[0 0 0]);
rectangle('Position',[81.25 -96.875 3.125 3.125], 'FaceColor',[1 1 1]);
rectangle('Position',[84.375 -96.875 3.125 3.125], 'FaceColor',[1 1 1]);
rectangle('Position',[81.25 -100 3.125 3.125], 'FaceColor',[0 0 0]);
rectangle('Position',[84.375 -100 3.125 3.125], 'FaceColor',[0 0 0]);
rectangle('Position',[93.75 -90.625 3.125 3.125], 'FaceColor',[1 1 1]);
rectangle('Position',[96.875 -90.625 3.125 3.125], 'FaceColor',[0 0 0]);
rectangle('Position',[93.75 -93.75 3.125 3.125], 'FaceColor',[1 1 1]);
rectangle('Position',[96.875 -93.75 3.125 3.125], 'FaceColor',[0 0 0]);
rectangle('Position',[87.5 -96.875 3.125 3.125], 'FaceColor',[1 1 1]);
rectangle('Position',[90.625 -96.875 3.125 3.125], 'FaceColor',[1 1 1]);
rectangle('Position',[87.5 -100 3.125 3.125], 'FaceColor',[0 0 0]);
rectangle('Position',[90.625 -100 3.125 3.125], 'FaceColor',[0 0 0]);
rectangle('Position',[93.75 -96.875 3.125 3.125], 'FaceColor',[1 1 1]);
rectangle('Position',[96.875 -96.875 3.125 3.125], 'FaceColor',[0 0 0]);
rectangle('Position',[93.75 -100 3.125 3.125], 'FaceColor',[0 0 0]);
rectangle('Position',[96.875 -100 3.125 3.125], 'FaceColor',[0 0 0]);
X=[93.3333,90.625,84.375,78.125,68.75,68.75,59.375,53.125,46.875,40.625,34.375,28.125,18.75,15.625,15.625,9.375,6.66667];
Y=[-93.3333,-90.625,-84.375,-84.375,-81.25,-68.75,-65.625,-65.625,-59.375,-53.125,-46.875,-40.625,-31.25,-21.875,-15.625,-9.375,-6.66667];
hold on;
plot(X,Y,'r');
legend('364.658','Location','southoutside');
